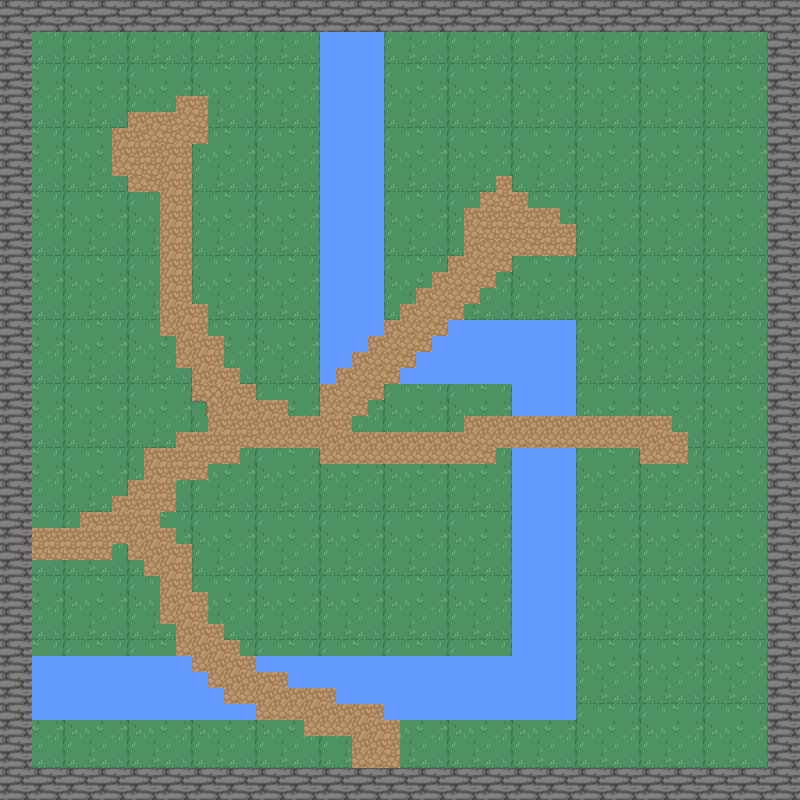

Below is a game level as drawn by its tile map, then a one-line description and the .tmx that defines it (tile-layer data replaced by summaries):
An orthogonal 50x50 tile map with 16x16 px tiles, 4 tile layers (Background, walls, water, path) and 23 objects (21x collision, Player, collsion).

<map version="1.10" tiledversion="1.10.2" orientation="orthogonal" renderorder="right-down" width="50" height="50" tilewidth="16" tileheight="16" infinite="0" nextlayerid="6" nextobjectid="27">
 <tileset firstgid="1" source="nature.tsx" />
 <layer id="1" name="Background" width="50" height="50">
  <data>[2500 cells, 2500 non-empty, 16 distinct tile ids]</data>
 </layer>
 <layer id="2" name="walls" width="50" height="50">
  <data>[2500 cells, 384 non-empty, 4 distinct tile ids]</data>
 </layer>
 <layer id="3" name="water" width="50" height="50">
  <data>[2500 cells, 340 non-empty, 4 distinct tile ids]</data>
 </layer>
 <layer id="4" name="path" width="50" height="50">
  <data>[2500 cells, 291 non-empty, 8 distinct tile ids]</data>
 </layer>
 <objectgroup id="5" name="Object">
  <object id="1" name="Player" x="480" y="177.333">
   <point />
  </object>
  <object id="3" name="collision" x="0" y="0" width="800" height="32.5" />
  <object id="5" name="collision" x="767.667" y="0.333333" width="32.6667" height="800" />
  <object id="6" name="collision" x="-0.181835" y="0.969864" width="31.3334" height="799" />
  <object id="7" name="collision" x="-0.333333" y="767.417" width="800.667" height="32.5" />
  <object id="9" name="collsion" x="320.125" y="32.75" width="63.375" height="302.875" />
  <object id="10" name="collision" x="320.25" y="334" width="31.75" height="33.5" />
  <object id="11" name="collision" x="320.375" y="366.75" width="15.5" height="16.875" />
  <object id="12" name="collision" x="352.614" y="335.381" width="15.5" height="16.875" />
  <object id="13" name="collision" x="400.25" y="368.017" width="15.5" height="15.5114" />
  <object id="14" type="collision" x="416.125" y="351.938" width="159.875" height="31.75" />
  <object id="15" type="collision" x="512.123" y="384.034" width="63.6629" height="31.75" />
  <object id="16" name="collision" x="431.937" y="335.896" width="15.9375" height="15.9167" />
  <object id="17" type="collision" x="447.229" y="319.458" width="128.208" height="31.75" />
  <object id="18" type="collision" x="512.896" y="448.458" width="63.5413" height="270.75" />
  <object id="19" type="collision" x="384.979" y="656.625" width="126.041" height="63.25" />
  <object id="20" name="collision" x="335.75" y="656" width="49.75" height="46.75" />
  <object id="21" name="collision" x="288.333" y="655.896" width="46.875" height="31.75" />
  <object id="22" name="collision" x="255.875" y="656.063" width="32.75" height="16" />
  <object id="23" name="collision" x="31.25" y="656.313" width="160.625" height="63.5" />
  <object id="24" name="collision" x="189.574" y="671.943" width="18.2614" height="47.3182" />
  <object id="25" name="collision" x="207.142" y="687.705" width="16.8068" height="31.6818" />
  <object id="26" name="collision" x="223.142" y="704.25" width="33.1705" height="14.9545" />
 </objectgroup>
</map>
